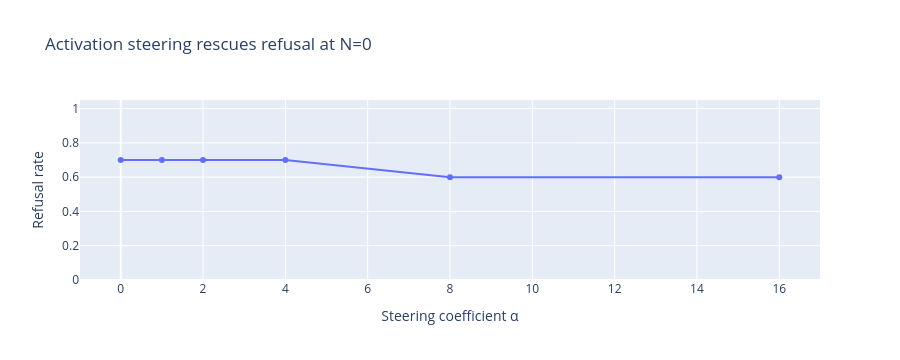

The cell this chart's notebook holds for it:
### Markdown cell above
## Phase 3 (stretch) — Activation Steering Rescue

Skip this section if time is tight — Phases 1+2 above are the required deliverable. Run the cells below only if Phase 2 finishes with time remaining.

### Code cell
# --- Steering: inject alpha * V_refusal at BEST_LAYER, all positions, during inference
def make_steering_hook(direction_unit, alpha, target_layer):
    def hook_fn(resid, hook):
        d = direction_unit.to(resid.device, resid.dtype)
        return resid + alpha * d
    return [(f'blocks.{target_layer}.hook_resid_post', hook_fn)]

# Pick the N where the jailbreak just succeeds, from Phase 2's refusal_rate curve
# Default to the largest context tested
N_STEER = CONTEXT_LENGTHS[-1]
ALPHAS = [0.0, 1.0, 2.0, 4.0, 8.0, 16.0]

steer_records = []
for alpha in ALPHAS:
    refusals = 0
    for p in tqdm(HARMFUL_VAL[:10], desc=f'alpha={alpha}'):
        diluted, _ = build_diluted_prompt(p, N_STEER)
        hooks = make_steering_hook(V_REFUSAL, alpha, BEST_LAYER) if alpha > 0 else None
        g = generate(model, diluted, hooks=hooks, max_new_tokens=48)
        if is_refusal(g):
            refusals += 1
    rate = refusals / 10
    steer_records.append({'alpha': alpha, 'refusal_rate': rate, 'N': N_STEER})
    print(f'  alpha={alpha}: refusal rate = {rate:.2%}')

df3 = pd.DataFrame(steer_records)
df3.to_csv(OUT/'phase3_steering.csv', index=False)
fig = px.line(df3, x='alpha', y='refusal_rate', markers=True,
              title=f'Activation steering rescues refusal at N={N_STEER}',
              labels={'alpha': 'Steering coefficient α', 'refusal_rate': 'Refusal rate'})
fig.update_layout(yaxis_range=[0, 1.05])
fig.write_image(str(OUT/'fig_phase3_rescue.png'), width=800, height=500)
fig.show()

### Figure 1 — Plotly figure (JSON) as saved in the notebook; plotly's stock layout.template omitted (floating-point values rounded to 4 significant figures)
{"data": [{"hovertemplate": "Steering coefficient α=%{x}<br>Refusal rate=%{y}<extra></extra>", "legendgroup": "", "line": {"color": "#636efa", "dash": "solid"}, "marker": {"symbol": "circle"}, "mode": "lines+markers", "name": "", "orientation": "v", "showlegend": false, "type": "scatter", "x": [0.0, 1.0, 2.0, 4.0, 8.0, 16.0], "xaxis": "x", "y": [0.7, 0.7, 0.7, 0.7, 0.6, 0.6], "yaxis": "y"}], "layout": {"height": 360, "legend": {"tracegroupgap": 0}, "title": {"text": "Activation steering rescues refusal at N=0"}, "xaxis": {"anchor": "y", "domain": [0, 1], "title": {"text": "Steering coefficient α"}}, "yaxis": {"anchor": "x", "domain": [0, 1], "range": [0, 1.05], "title": {"text": "Refusal rate"}}}}
